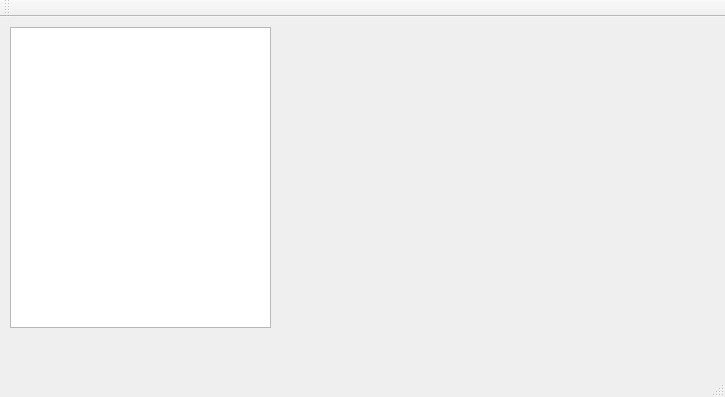
<?xml version="1.0" encoding="UTF-8"?>
<ui version="4.0">
 <class>MainWindow</class>
 <widget class="QMainWindow" name="MainWindow">
  <property name="geometry">
   <rect>
    <x>0</x>
    <y>0</y>
    <width>725</width>
    <height>397</height>
   </rect>
  </property>
  <property name="windowTitle">
   <string>MainWindow</string>
  </property>
  <widget class="QWidget" name="centralWidget">
   <widget class="QListView" name="AppListView">
    <property name="geometry">
     <rect>
      <x>10</x>
      <y>10</y>
      <width>261</width>
      <height>301</height>
     </rect>
    </property>
    <property name="editTriggers">
     <set>QAbstractItemView::NoEditTriggers</set>
    </property>
    <property name="viewMode">
     <enum>QListView::IconMode</enum>
    </property>
    <property name="uniformItemSizes">
     <bool>true</bool>
    </property>
   </widget>
  </widget>
  <widget class="QMenuBar" name="menuBar">
   <property name="geometry">
    <rect>
     <x>0</x>
     <y>0</y>
     <width>725</width>
     <height>22</height>
    </rect>
   </property>
  </widget>
  <widget class="QToolBar" name="mainToolBar">
   <attribute name="toolBarArea">
    <enum>TopToolBarArea</enum>
   </attribute>
   <attribute name="toolBarBreak">
    <bool>false</bool>
   </attribute>
  </widget>
  <widget class="QStatusBar" name="statusBar"/>
 </widget>
 <layoutdefault spacing="6" margin="11"/>
 <resources/>
 <connections/>
</ui>
